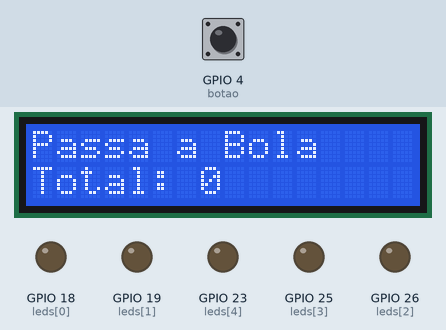
This sketch was run on a simulated ESP32. Shown: 16×2 character LCD, output pins drawn as LEDs (lit = HIGH). The inputs (shaded band) are chosen by the test bench; at power-on: GPIO 4 (botao) HIGH. WiFi joins after 1.5 s; servers stay silent unless stated; no MQTT or app messages arrive unless stated; what the sketch prints to the serial monitor is not drawn.

Above: at 3.8 s.
3.9 s: GPIO 4 (botao) pulled LOW for 0.15 s
At 5.3 s:
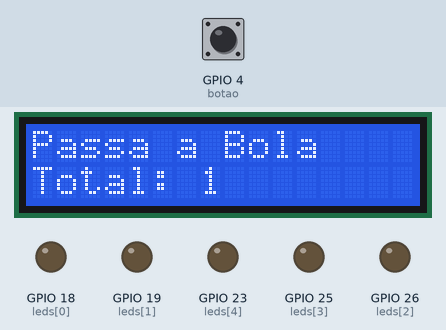
5.6 s: GPIO 4 (botao) pulled LOW for 1 s
At 6.7 s:
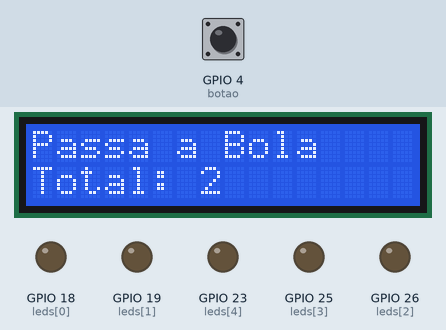
8.1 s: GPIO 4 (botao) pulled LOW for 0.15 s
At 8.7 s:
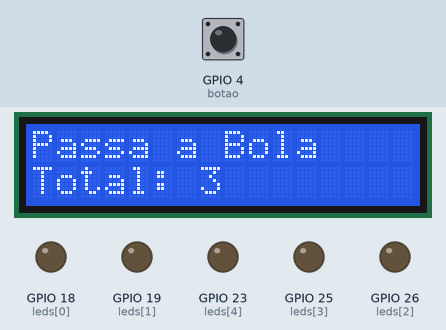
9.8 s: GPIO 4 (botao) pulled LOW for 3.2 s
At 11.1 s:
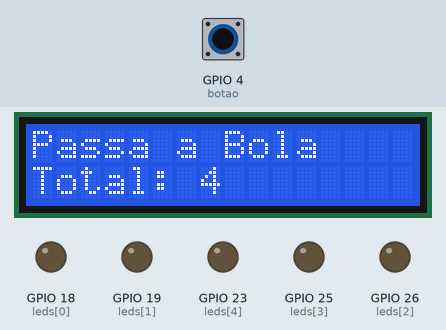
14.5 s: GPIO 4 (botao) pulled LOW for 0.15 s
At 15.8 s:
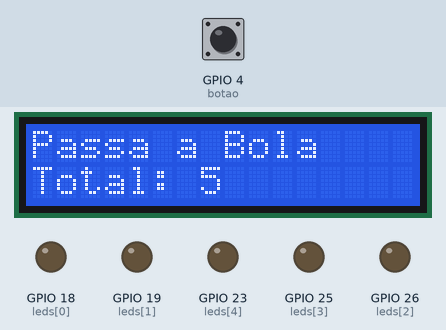
Timing chart, 0 to 17.2 s (numbered marks = the images above; inputs shaded):
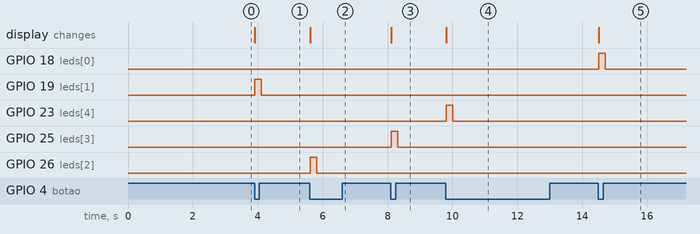

The sketch:

sketch.ino
```cpp
#include <Wire.h>
#include <LiquidCrystal_I2C.h>
#include <WiFi.h>
#include <PubSubClient.h>

// LCD I2C
LiquidCrystal_I2C lcd(0x27, 16, 2);


const int botao = 4;
const int leds[] = {18, 19, 26, 25, 23};
const int numLeds = sizeof(leds)/sizeof(leds[0]);


int contador = 0;
int lastButtonState = HIGH;

// Wi-Fi e MQTT
const char* ssid = "Wokwi-GUEST";
const char* password = "";
const char* mqttServer = "test.mosquitto.org";

WiFiClient espClient;
PubSubClient client(espClient);

void setup() {
  Serial.begin(115200);

  // Configura botão e LEDs
  pinMode(botao, INPUT_PULLUP);
  for(int i=0;i<numLeds;i++) pinMode(leds[i], OUTPUT);

  // LCD
  lcd.init();
  lcd.backlight();
  lcd.setCursor(0,0);
  lcd.print("Passa a Bola");
  lcd.setCursor(0,1);
  lcd.print("Total: 0");

  // Conectar Wi-Fi
  WiFi.begin(ssid, password);
  while(WiFi.status() != WL_CONNECTED){
    delay(500);
    Serial.print(".");
  }
  Serial.println("\nWiFi conectado!");

  // Conectar MQTT
  client.setServer(mqttServer, 1883);
  while(!client.connected()){
    Serial.println("Conectando MQTT...");
    client.connect("ESP32-Contador");
    delay(1000);
  }
  Serial.println("MQTT conectado!");
}

void loop() {
  int buttonState = digitalRead(botao);


  if(lastButtonState==HIGH && buttonState==LOW){
    contador++;
    Serial.println(contador);


    lcd.setCursor(0,1);
    lcd.print("Total: ");
    lcd.print(contador);

    // Pisca LED
    int ledAtual = contador % numLeds;
    digitalWrite(leds[ledAtual], HIGH);
    delay(200);
    digitalWrite(leds[ledAtual], LOW);


    char msg[10];
    sprintf(msg,"%d",contador);
    client.publish("jogo/passes/yan", msg);
  }

  lastButtonState = buttonState;
  client.loop();
  delay(20);
}
```

Measured:
- after the input at 3.9 s, GPIO 19 (leds[1]): LOW → HIGH at once, → LOW 0.20 s later; the display: changes at once (image 1)
- after the input at 5.6 s, GPIO 26 (leds[2]): LOW → HIGH at once, → LOW 0.20 s later; the display: changes at once (image 2)
- after the input at 8.1 s, GPIO 25 (leds[3]): LOW → HIGH at once, → LOW 0.20 s later; the display: changes at once (image 3)
- after the input at 9.8 s, GPIO 23 (leds[4]): LOW → HIGH at once, → LOW 0.20 s later; the display: changes at once (image 4)
- after the input at 14.5 s, GPIO 18 (leds[0]): LOW → HIGH at once, → LOW 0.20 s later; the display: changes at once (image 5)
